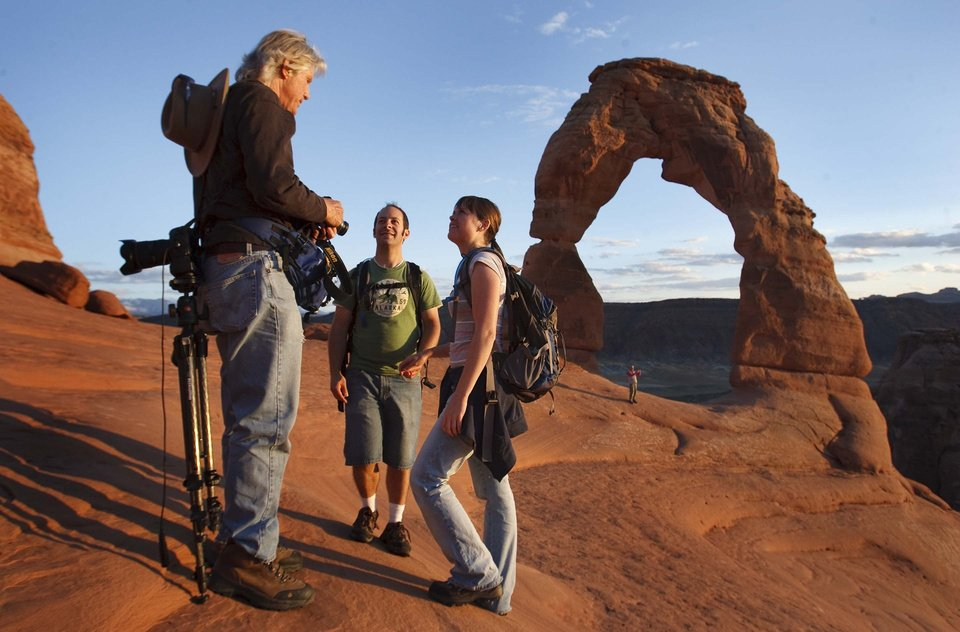
//> input picture HaarCascades/HaarCascades/arches.jpg, 960 x 632 px, given in place of the camera
$ ./main   (built with g++ and OpenCV 4)
//> lines starting //> are read from the running program, lines starting //| are printed output that depends on the picture
/**
* @file objectDetection2.cpp
* @author A. Huaman ( based in the classic facedetect.cpp in samples/c )
* @brief A simplified version of facedetect.cpp, show how to load a cascade classifier and
* how to find objects (Face + eyes) in a video stream - Using LBP here
*/
#include "opencv2/objdetect.hpp"
#include "opencv2/videoio.hpp"
#include "opencv2/highgui.hpp"
#include "opencv2/imgproc.hpp"

#include <iostream>
#include <stdio.h>

using namespace std;
using namespace cv;

/** Function Headers */
void detectAndDisplay(Mat frame);

/** Global variables */
String face_cascade_name = "E:\\Programs\\OpenCV-3.1.0\\opencv\\sources\\data\\haarcascades\\haarcascade_frontalface_default.xml";
//Same using Local Binary Pattern (faster)
//String face_cascade_name = "E:\\Programs\\OpenCV-3.1.0\\opencv\\sources\\data\\lbpcascades\\lbpcascade_frontalface.xml";
String eyes_cascade_name = "E:\\Programs\\OpenCV-3.1.0\\opencv\\sources\\data\\haarcascades\\haarcascade_eye_tree_eyeglasses.xml";
CascadeClassifier face_cascade;
CascadeClassifier eyes_cascade;
String window_name = "Capture - Face detection";

/**
* @function main
*/
int main(void)
{
	VideoCapture capWebcam(0);
	Mat frame;
	char charCheckForEscKey = 0;

	//-- 1. Load the cascade
    if (!face_cascade.load(face_cascade_name)) { printf("--(!)Error loading face cascade\n"); return -1; };
	if (!eyes_cascade.load(eyes_cascade_name)) { printf("--(!)Error loading eyes cascade\n"); return -1; };


	//-- 2. Read the video stream
	capWebcam.open(0);
	capWebcam.set(CV_CAP_PROP_FRAME_WIDTH, 1280);
	capWebcam.set(CV_CAP_PROP_FRAME_HEIGHT, 1024);

	if (!capWebcam.isOpened()) { printf("--(!)Error opening video capture\n"); return -1; }

	while (capWebcam.read(frame))
	{
//> frame is the input picture: 632 rows x 960 cols, CV_8UC3; mean B, G, R 102.5, 103.7, 120.5
		if (frame.empty())
		{
			printf(" --(!) No captured frame -- Break!");
			break;
		}

		if (charCheckForEscKey == 27 && capWebcam.isOpened())
		{
			printf(" --(!) Stop capturing frames -- Break!");
			break;
		}
		//-- 3. Apply the classifier to the frame
		detectAndDisplay(frame);

		//-- bail out if escape was pressed
		int c = waitKey(10);
		if ((char)c == 27) { break; }
	}
	return 0;
}

/**
* @function detectAndDisplay
*/
void detectAndDisplay(Mat frame)
{
	std::vector<Rect> faces;
	Mat frame_gray;

	cvtColor(frame, frame_gray, COLOR_BGR2GRAY);
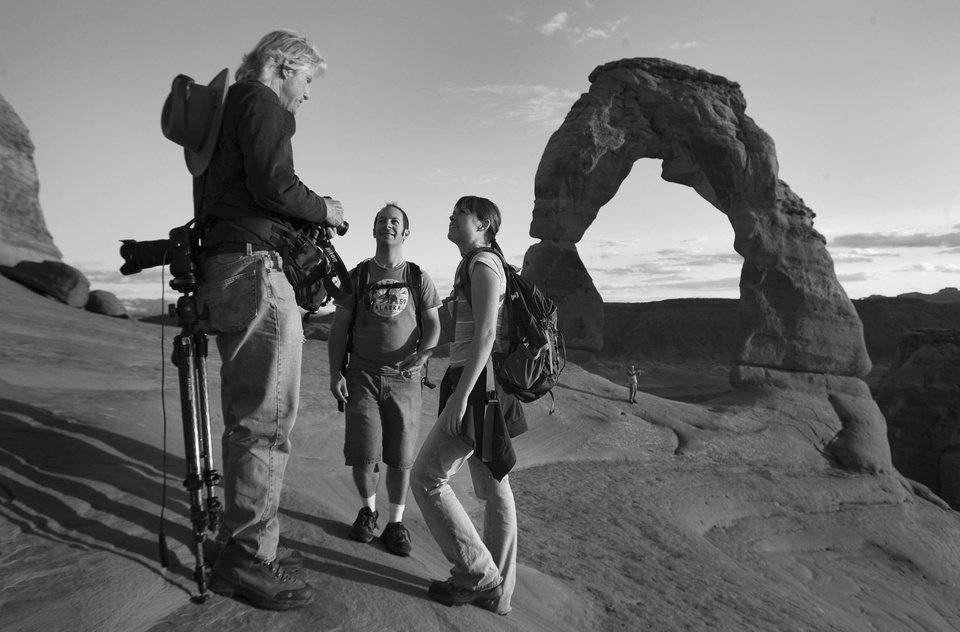
//> frame_gray: 632 rows x 960 cols, CV_8UC1; min 0, max 254, mean 108.6
	equalizeHist(frame_gray, frame_gray);
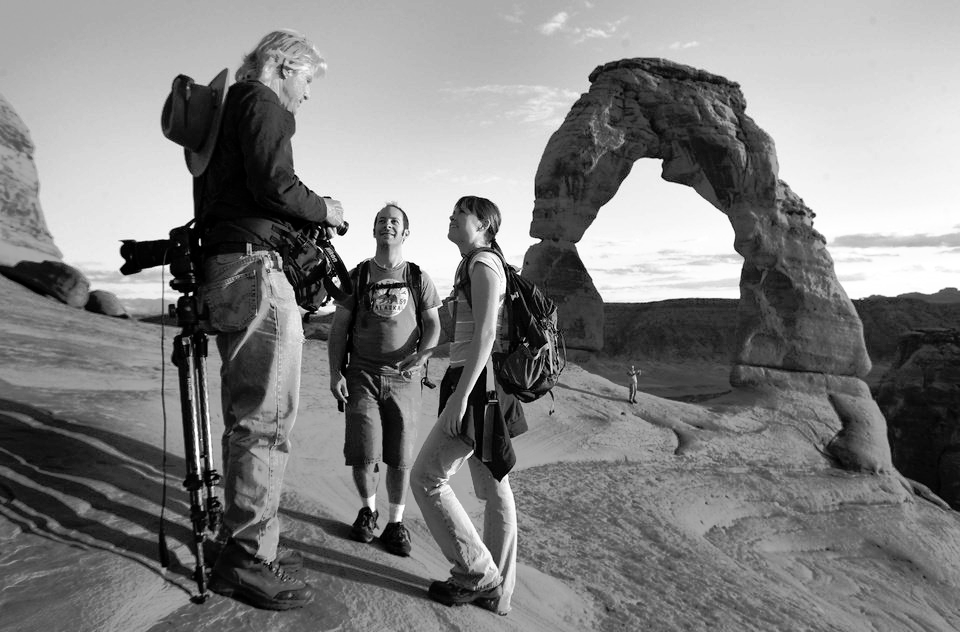
//> frame_gray: 632 rows x 960 cols, CV_8UC1; min 0, max 255, mean 128.2

	//-- Detect faces
	face_cascade.detectMultiScale(frame_gray, faces, 1.1, 2, 0, Size(80, 80));
//> faces = 1 Rect (x, y, width, height): [74, 192, 190, 190]

	for (size_t i = 0; i < faces.size(); i++)
	{
		Mat faceROI = frame_gray(faces[i]);
		std::vector<Rect> eyes;

		//-- In each face, detect eyes
		eyes_cascade.detectMultiScale(faceROI, eyes, 1.1, 2, 0 | CASCADE_SCALE_IMAGE, Size(30, 30));
		if (eyes.size() == 2)
		{
			//-- Draw the face
			Point center(faces[i].x + faces[i].width / 2, faces[i].y + faces[i].height / 2);
			ellipse(frame, center, Size(faces[i].width / 2, faces[i].height / 2), 0, 0, 360, Scalar(255, 0, 0), 2, 8, 0);

			for (size_t j = 0; j < eyes.size(); j++)
			{ //-- Draw the eyes
				Point eye_center(faces[i].x + eyes[j].x + eyes[j].width / 2, faces[i].y + eyes[j].y + eyes[j].height / 2);
				int radius = cvRound((eyes[j].width + eyes[j].height)*0.25);
				circle(frame, eye_center, radius, Scalar(255, 0, 255), 3, 8, 0);
			}
		}

	}
//> this loop made 1 pass
//> pass 1, in detectAndDisplay, `Mat faceROI = frame_gray(faces[i]);`:
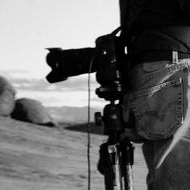
//> faceROI: 190 rows x 190 cols, CV_8UC1; min 0, max 252, mean 107.4
//> the Esc key is pressed
	//-- Show what you got
	imshow(window_name, frame);
}

$ run again, on HaarCascades/HaarCascades/clint.jpg
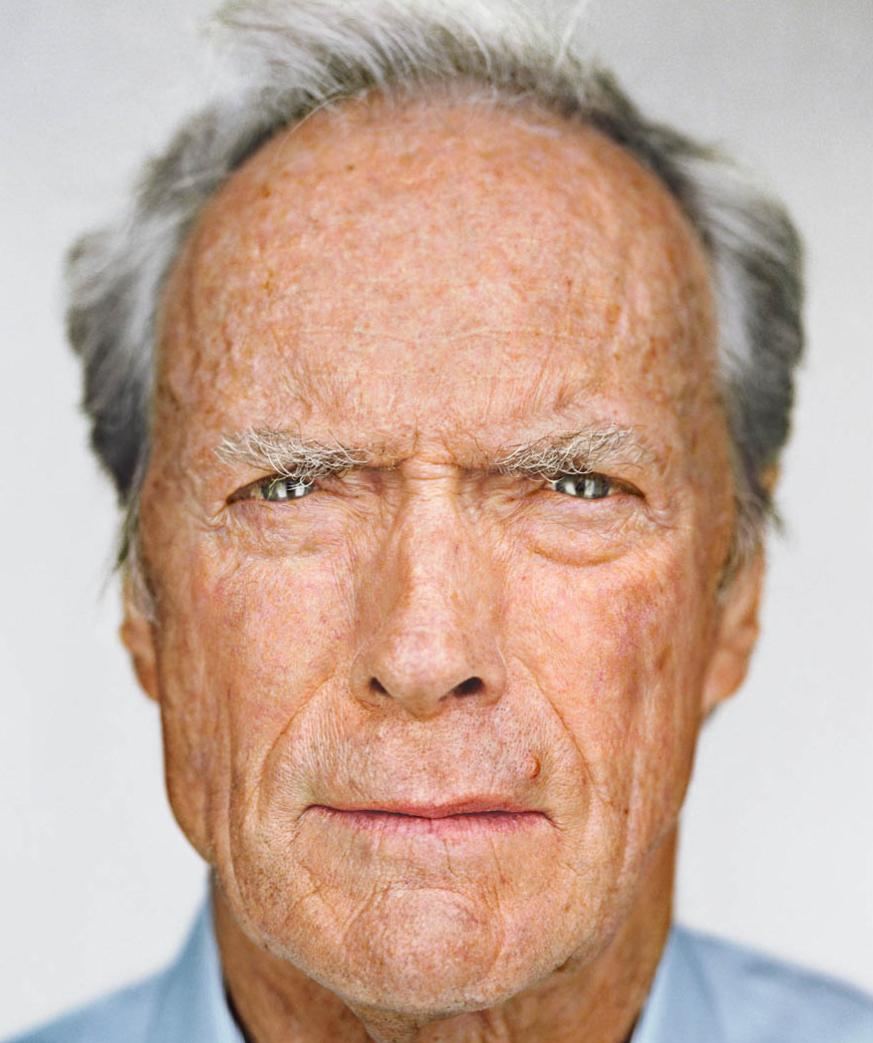
//> input picture HaarCascades/HaarCascades/clint.jpg, 873 x 1043 px, given in place of the camera
//> frame is the input picture: 1043 rows x 873 cols, CV_8UC3; mean B, G, R 155.3, 170.5, 198.8
//> in detectAndDisplay, `equalizeHist(frame_gray, frame_gray);`:
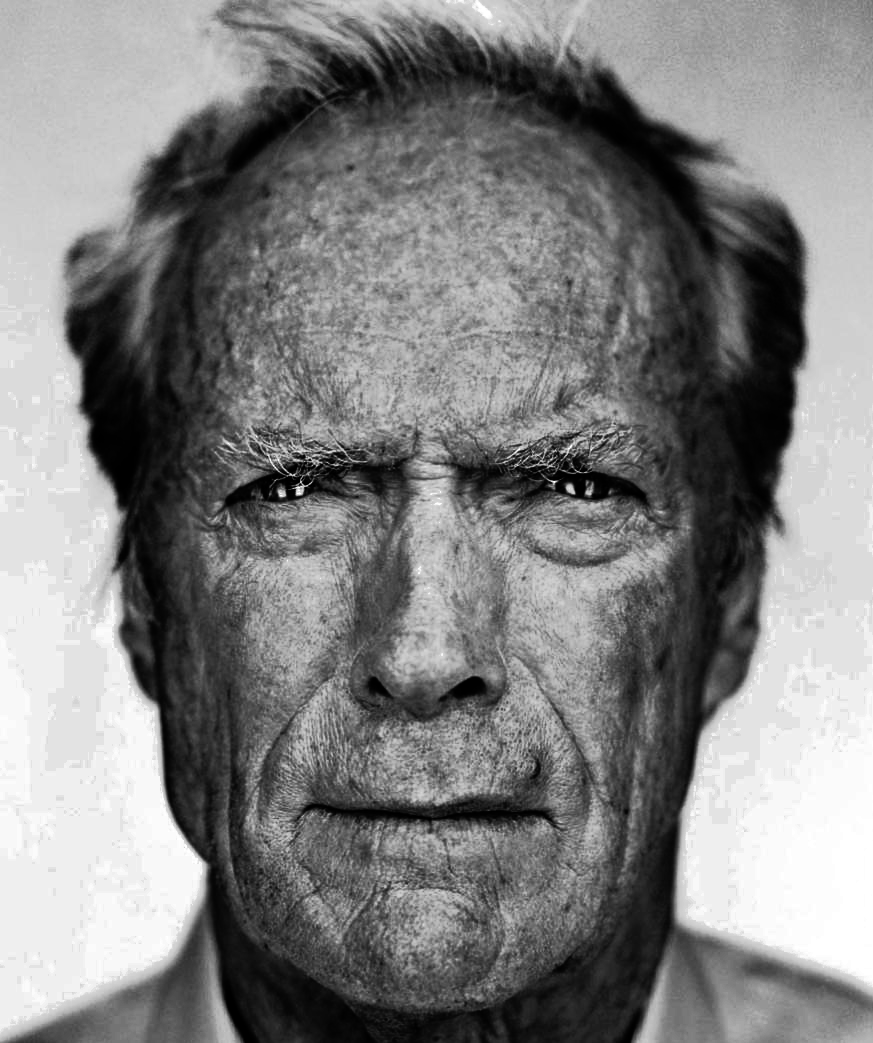
//> frame_gray: 1043 rows x 873 cols, CV_8UC1; min 0, max 255, mean 128.8
//> faces = 1 Rect (x, y, width, height): [109, 241, 643, 643]
//> the loop in detectAndDisplay, `for (size_t i = 0; i < faces.size(); i++)` made 1 pass
//> pass 1, in detectAndDisplay, `Mat faceROI = frame_gray(faces[i]);`:
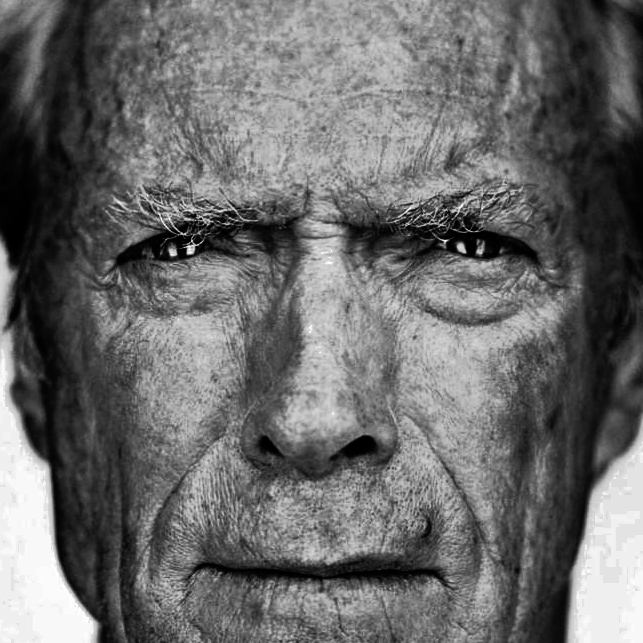
//> faceROI: 643 rows x 643 cols, CV_8UC1; min 0, max 255, mean 106.5
